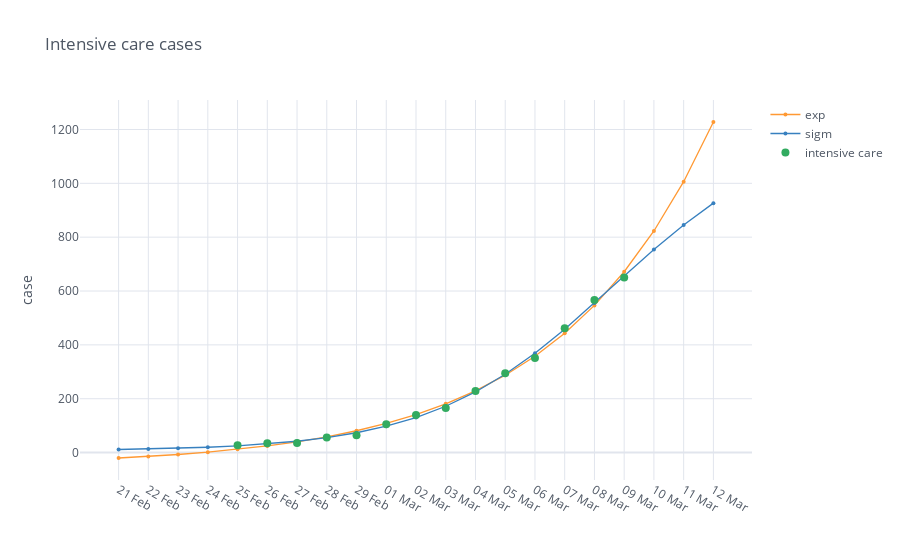

Notebook code for this chart:
### Code cell
fig = df_final[['exp', 'sigm', 'intensive care']].iplot(theme="white", title="Intensive care cases", size=4, yTitle='case', mode='lines+markers', asFigure=True)
fig.data[2].mode='markers'
fig.data[2].marker.size = 8
fig.show()

### Figure 1 — Plotly figure (JSON) as saved in the notebook; plotly's stock layout.template omitted (floating-point values rounded to 4 significant figures)
{"data": [{"line": {"color": "rgba(255, 153, 51, 1.0)", "dash": "solid", "shape": "linear", "width": 1.3}, "marker": {"size": 4, "symbol": "circle"}, "mode": "lines+markers", "name": "exp", "text": "", "type": "scatter", "x": ["21 Feb", "22 Feb", "23 Feb", "24 Feb", "25 Feb", "26 Feb", "27 Feb", "28 Feb", "29 Feb", "01 Mar", "02 Mar", "03 Mar", "04 Mar", "05 Mar", "06 Mar", "07 Mar", "08 Mar", "09 Mar", "10 Mar", "11 Mar", "12 Mar"], "y": [-20.14, -14.23, -7.084, 1.569, 12.04, 24.71, 40.05, 58.61, 81.07, 108.2, 141.1, 180.9, 229.1, 287.4, 358.0, 443.3, 546.7, 671.7, 823.0, 1006.0, 1228.0]}, {"line": {"color": "rgba(55, 128, 191, 1.0)", "dash": "solid", "shape": "linear", "width": 1.3}, "marker": {"size": 4, "symbol": "circle"}, "mode": "lines+markers", "name": "sigm", "text": "", "type": "scatter", "x": ["21 Feb", "22 Feb", "23 Feb", "24 Feb", "25 Feb", "26 Feb", "27 Feb", "28 Feb", "29 Feb", "01 Mar", "02 Mar", "03 Mar", "04 Mar", "05 Mar", "06 Mar", "07 Mar", "08 Mar", "09 Mar", "10 Mar", "11 Mar", "12 Mar"], "y": [11.38, 13.35, 16.08, 19.86, 25.07, 32.24, 42.08, 55.5, 73.66, 98.0, 130.2, 172.0, 225.2, 290.8, 368.9, 458.2, 555.4, 655.8, 754.2, 845.6, 926.4]}, {"line": {"color": "rgba(50, 171, 96, 1.0)", "dash": "solid", "shape": "linear", "width": 1.3}, "marker": {"size": 8, "symbol": "circle"}, "mode": "markers", "name": "intensive care", "text": "", "type": "scatter", "x": ["21 Feb", "22 Feb", "23 Feb", "24 Feb", "25 Feb", "26 Feb", "27 Feb", "28 Feb", "29 Feb", "01 Mar", "02 Mar", "03 Mar", "04 Mar", "05 Mar", "06 Mar", "07 Mar", "08 Mar", "09 Mar", "10 Mar", "11 Mar", "12 Mar"], "y": ["", "", "", "", 27.0, 35.0, 36.0, 56.0, 64.0, 105.0, 140.0, 166.0, 229.0, 295.0, 351.0, 462.0, 567.0, 650.0, "", "", ""]}], "layout": {"legend": {"bgcolor": "#FFFFFF", "font": {"color": "#4D5663"}}, "paper_bgcolor": "#FFFFFF", "plot_bgcolor": "#FFFFFF", "title": {"font": {"color": "#4D5663"}, "text": "Intensive care cases"}, "xaxis": {"gridcolor": "#E1E5ED", "showgrid": true, "tickfont": {"color": "#4D5663"}, "title": {"font": {"color": "#4D5663"}, "text": ""}, "zerolinecolor": "#E1E5ED"}, "yaxis": {"gridcolor": "#E1E5ED", "showgrid": true, "tickfont": {"color": "#4D5663"}, "title": {"font": {"color": "#4D5663"}, "text": "case"}, "zerolinecolor": "#E1E5ED"}}}
